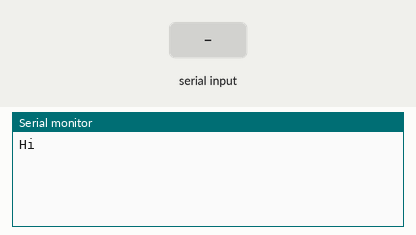
Bench run of a sketch on a simulated Arduino Uno, built with avr-gcc and run on an emulated ATmega328P. On the bench: the last lines printed to the serial monitor. The test bench sets the inputs (shaded band).

Above: at 1.2 s.
1.3 s: "90,45\n" received over Serial
At 2.9 s:
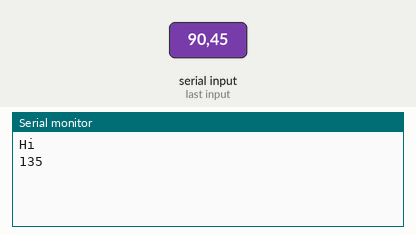
3.8 s: "30,150\n" received over Serial
At 6.0 s:
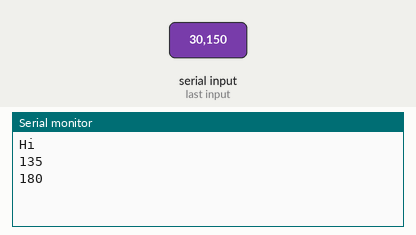

The sketch:

Week03_Homework02.ino
```cpp
#include <Arduino.h>

void setup() {
  Serial.begin(115200);
  Serial.println("Hi");
}

void loop() {
  if(Serial.available()) {
    String str = Serial.readString();

    long sum = 0;
    int last_index = -1;

    for(;;) {
      int index = str.indexOf(',', last_index + 1);

      String num_str = str.substring(last_index + 1, index);

      sum += num_str.toInt();

      if(index == -1)
        break;

      last_index = index;
    }

    Serial.println(sum);
  }
}
```

Measured:
- after the input at 1.3 s, the serial monitor: prints a new line after 1.0 s (image 1)
- after the input at 3.8 s, the serial monitor: prints a new line after 1.0 s (image 2)
